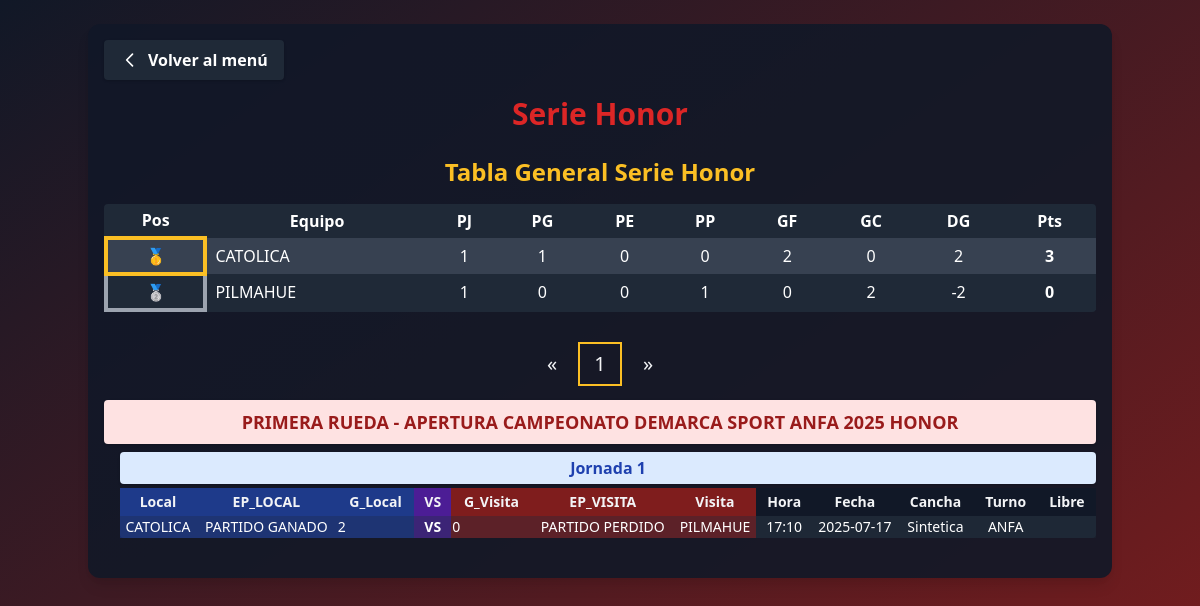
The page /serie_honor/ on the database its author committed.
### app_main/models.py (models this page shows, shortened)
class Clubes(models.Model):
    club = models.CharField(max_length=100, unique=True)
    super_seniors = models.BooleanField(default=False)
    seniors = models.BooleanField(default=False)
    honor = models.BooleanField(default=False)
    segunda_honor = models.BooleanField(default=False)
    juveniles = models.BooleanField(default=False)
    primera_infantil = models.BooleanField(default=False)
    segunda_infantil = models.BooleanField(default=False)
    tercera_infantil = models.BooleanField(default=False)
    femenino = models.BooleanField(default=False)
    def __str__(self):
        return self.club

class Fase(models.Model):
    nombre = models.CharField(max_length=100, unique=True)

class Jornada(models.Model):
    fase = models.ForeignKey(Fase, on_delete=models.CASCADE, related_name='jornadas')
    nombre = models.CharField(max_length=100)

class SerieHonor(models.Model):
    ESTADO_PARTIDO_CHOICES = [
        ('PARTIDO GANADO', 'PARTIDO GANADO'),
        ('PARTIDO EMPATADO', 'PARTIDO EMPATADO'),
        ('PARTIDO PERDIDO', 'PARTIDO PERDIDO'),
    ]
    jornada = models.ForeignKey(Jornada, on_delete=models.CASCADE, related_name='partidos')
    equipo_local = models.ForeignKey('Clubes', on_delete=models.CASCADE, related_name='partidos_local')
    estado_partido_local = models.CharField(max_length=50, choices=ESTADO_PARTIDO_CHOICES)
    goles_local = models.PositiveSmallIntegerField()
    goles_visita = models.PositiveSmallIntegerField()
    estado_partido_visita = models.CharField(max_length=50, choices=ESTADO_PARTIDO_CHOICES)
    equipo_visita = models.ForeignKey('Clubes', on_delete=models.CASCADE, related_name='partidos_visita')
    horario = models.TimeField(null=True, blank=True)
    fecha = models.DateField(null=True, blank=True)
    cancha = models.CharField(max_length=100, blank=True, default="")
    turno = models.CharField(max_length=50)
    libre = models.CharField(max_length=100, blank=True, default="")

### app_main/views.py (the view, shortened to what this page needs)
# urls.py: path('serie_honor/', views.serie_honor, name='serie_honor'),
def serie_honor(request):
    fases = Fase.objects.filter(nombre__icontains="HONOR").prefetch_related('jornadas__partidos')
    clubes = Clubes.objects.all()
    jornadas = Jornada.objects.all()
    tablero_general = calcular_tablero_general()
    return render(request, 'serie_honor.html', {
        'fases': fases,
        'clubes': clubes,
        'jornadas': jornadas,
        'estado_choices': SerieHonor.ESTADO_PARTIDO_CHOICES,
        'tablero_general': tablero_general,
    })

### app_main/views.py (called while the page is built)
def calcular_tablero_general():
    stats = defaultdict(lambda: {
        'equipo': None, 'PJ': 0, 'PG': 0, 'PE': 0, 'PP': 0, 'GF': 0, 'GC': 0, 'DG': 0, 'Pts': 0
    })
    for tablero in Tablero_SerieHonor.objects.all():
        equipo_id = tablero.equipo.id
        stats[equipo_id]['equipo'] = tablero.equipo
        stats[equipo_id]['PJ'] += tablero.PJ
        stats[equipo_id]['PG'] += tablero.PG
        stats[equipo_id]['PE'] += tablero.PE
        stats[equipo_id]['PP'] += tablero.PP
        stats[equipo_id]['GF'] += tablero.GF
        stats[equipo_id]['GC'] += tablero.GC
        stats[equipo_id]['Pts'] += tablero.Pts
    for equipo_id in stats:
        stats[equipo_id]['DG'] = stats[equipo_id]['GF'] - stats[equipo_id]['GC']
    clasificacion = sorted(
        stats.values(),
        key=lambda x: (x['Pts'], x['DG'], x['GF']),
        reverse=True
    )
    return clasificacion

### app_main/templates/serie_honor.html (shortened to what this page needs)
{% load static %}
<!DOCTYPE html>
<html>
<head>
    <link href="https://cdn.jsdelivr.net/npm/tailwindcss@2.2.19/dist/tailwind.min.css" rel="stylesheet"/>
</head>
<body class="bg-gradient-to-br from-gray-900 to-red-900 min-h-screen text-gray-100">
    <div class="container mx-auto p-4 bg-gray-900 bg-opacity-90 rounded-xl shadow-lg mt-6">
        <div class="flex items-center mb-4">
            <a href="{% url 'menu' %}" class="bg-gray-800 hover:bg-gray-700 text-white font-bold py-2 px-4 rounded shadow transition flex items-center">
                <svg class="w-5 h-5 mr-2" fill="none" stroke="currentColor" stroke-width="2" viewBox="0 0 24 24">
                    <path stroke-linecap="round" stroke-linejoin="round" d="M15 19l-7-7 7-7" />
                </svg>
                Volver al menú
            </a>
        </div>
        <h1 class="text-3xl font-extrabold text-red-600 mb-6 text-center drop-shadow">Serie Honor</h1>
        <h2 class="text-2xl font-bold text-center text-yellow-400 mb-4">Tabla General Serie Honor</h2>
        <div class="w-full mb-8">
            <div class="overflow-x-auto">
                <table class="min-w-full bg-gray-800 text-white rounded">
                    <thead>
                        <tr>
                            <th class="px-2 py-1">Pos</th>
                            <th class="px-2 py-1">Equipo</th>
                            <th class="px-2 py-1">PJ</th>
                            <th class="px-2 py-1">PG</th>
                            <th class="px-2 py-1">PE</th>
                            <th class="px-2 py-1">PP</th>
                            <th class="px-2 py-1">GF</th>
                            <th class="px-2 py-1">GC</th>
                            <th class="px-2 py-1">DG</th>
                            <th class="px-2 py-1">Pts</th>
                        </tr>
                    </thead>
                    <tbody>
                        {% for row in tablero_general %}
                        <tr class="{% cycle 'bg-gray-700' 'bg-gray-800' %}">
        <td class="px-2 py-1 text-center
            {% if forloop.counter == 1 %} border-4 border-yellow-400 rounded-lg font-bold {% endif %}
            {% if forloop.counter == 2 %} border-4 border-gray-400 rounded-lg font-bold {% endif %}
        ">
            {% if forloop.counter == 1 %}
                🥇
            {% elif forloop.counter == 2 %}
                🥈
            {% elif forloop.counter == 3 %}
                🥉
            {% else %}
                {{ forloop.counter }}
            {% endif %}
        </td>
        <td class="px-2 py-1">{{ row.equipo }}</td>
        <td class="px-2 py-1 text-center">{{ row.PJ }}</td>
        <td class="px-2 py-1 text-center">{{ row.PG }}</td>
        <td class="px-2 py-1 text-center">{{ row.PE }}</td>
        <td class="px-2 py-1 text-center">{{ row.PP }}</td>
        <td class="px-2 py-1 text-center">{{ row.GF }}</td>
        <td class="px-2 py-1 text-center">{{ row.GC }}</td>
        <td class="px-2 py-1 text-center">{{ row.DG }}</td>
        <td class="px-2 py-1 text-center font-bold">{{ row.Pts }}</td>
    </tr>
    {% endfor %}
</tbody>
                </table>
            </div>
        </div>
        {% if fases %}
        <div class="flex justify-center mb-4">
            <button type="button" id="fase-prev-btn" class="fase-pagination-btn" aria-label="Anterior">&laquo;</button>
            {% for fase in fases %}
                <button type="button" class="fase-pagination-btn" data-fase-index="{{ forloop.counter0 }}">{{ forloop.counter }}</button>
            {% endfor %}
            <button type="button" id="fase-next-btn" class="fase-pagination-btn" aria-label="Siguiente">&raquo;</button>
        </div>
        {% endif %}
        <div id="fases-container">
        {% for fase in fases %}
            <div class="fase-page{% if forloop.first %} active{% endif %}" data-fase-index="{{ forloop.counter0 }}">
                <div class="bg-red-100 text-red-800 font-bold rounded px-4 py-2 flex flex-col items-center justify-center mb-2 shadow">
                    <span class="text-lg text-center w-full">{{ fase.nombre }}</span>
                </div>
                <div class="ml-4 mb-6">
                    {% for jornada in fase.jornadas.all %}
                        <div class="bg-blue-100 text-blue-800 font-semibold rounded px-3 py-1 flex flex-col items-center justify-center mb-1 shadow">
                            <span class="text-base text-center w-full">{{ jornada.nombre }}</span>
                        </div>
                        <form method="post" class="mb-4">
                            <div class="overflow-x-auto">
                            <table class="min-w-full text-xs md:text-sm bg-gray-800 rounded shadow">
                                <thead>
                                    <tr>
                                        <th class="px-2 py-1 bg-blue-900">Local</th>
                                        <th class="px-2 py-1 bg-blue-900">EP_LOCAL</th>
                                        <th class="px-2 py-1 bg-blue-900">G_Local</th>
                                        <th class="px-2 py-1 bg-purple-900">VS</th>
                                        <th class="px-2 py-1 bg-red-900">G_Visita</th>
                                        <th class="px-2 py-1 bg-red-900">EP_VISITA</th>
                                        <th class="px-2 py-1 bg-red-900">Visita</th>
                                        <th class="px-2 py-1 bg-gray-900">Hora</th>
                                        <th class="px-2 py-1 bg-gray-900">Fecha</th>
                                        <th class="px-2 py-1 bg-gray-900">Cancha</th>
                                        <th class="px-2 py-1 bg-gray-900">Turno</th>
                                        <th class="px-2 py-1 bg-gray-900">Libre</th>
                                    </tr>
                                </thead>
                                <tbody>
                                    {% for sh in jornada.partidos.all %}
                                    <tr id="jornada-{{ jornada.id }}-partido-{{ sh.id }}">
                                        <td class="text-center text-white bg-blue-800 bg-opacity-50">{{ sh.equipo_local.club }}</td>
                                        <td class="text-center text-white bg-blue-800 bg-opacity-50">{{ sh.estado_partido_local }}</td>
                                        <td class="bg-blue-800 bg-opacity-50">
                                            {% if user.is_authenticated %}
                                            <input type="number" name="goles_local_{{ sh.id }}" value="{{ sh.goles_local }}" min="0" class="bg-gray-900 text-white rounded w-16 px-1">
                                            {% else %}
                                            <span class="text-center text-white">{{ sh.goles_local }}</span>
                                            {% endif %}
                                        </td>
                                        <td class="text-center text-white bg-purple-800 bg-opacity-50 font-bold">VS</td>
                                        <td class="bg-red-800 bg-opacity-50">
                                            {% if user.is_authenticated %}
                                            <input type="number" name="goles_visita_{{ sh.id }}" value="{{ sh.goles_visita }}" min="0" class="bg-gray-900 text-white rounded w-16 px-1">
                                            {% else %}
                                            <span class="text-center text-white">{{ sh.goles_visita }}</span>
                                            {% endif %}
                                        </td>
                                        <td class="text-center text-white bg-red-800 bg-opacity-50">{{ sh.estado_partido_visita }}</td>
                                        <td class="text-center text-white bg-red-800 bg-opacity-50">{{ sh.equipo_visita.club }}</td>
                                        <td class="text-center text-white bg-gray-800 bg-opacity-50">{{ sh.horario }}</td>
                                        <td class="text-center text-white bg-gray-800 bg-opacity-50">{{ sh.fecha|date:'Y-m-d' }}</td>
                                        <td class="text-center text-white bg-gray-800 bg-opacity-50">{{ sh.cancha }}</td>
                                        <td class="text-center text-white bg-gray-800 bg-opacity-50">{{ sh.turno }}</td>
                                        <td class="text-center text-white bg-gray-800 bg-opacity-50">{{ sh.libre }}</td>
                                    </tr>
                                    {% empty %}
                                    <tr><td colspan="{% if user.is_authenticated %}13{% else %}12{% endif %}" class="text-center text-gray-400">No hay partidos en esta jornada.</td></tr>
                                    {% endfor %}
                                </tbody>
                            </table>
                            </div>
                        </form>
                    {% empty %}
                        <div class="text-gray-400 mb-4 text-center">No hay jornadas en esta fase.</div>
                    {% endfor %}
                </div>
            </div>
        {% empty %}
            <div class="text-gray-400 text-center">No hay fases creadas.</div>
        {% endfor %}
        </div>
    </div>
</body>
</html>

### app_main/templates/serie_honor.html (style rules this page uses)
.fase-page { display: none; }
.fase-page.active { display: block; }
.fase-pagination-btn { @apply bg-red-600 hover:bg-red-700 text-white font-bold rounded-lg shadow transition; width: 2.5rem; height: 2.5rem; min-width: 2.5rem; min-height: 2.5rem; display: flex; align-items: center; justify-content: center; margin: 0 0.25rem; font-size: 1.25rem; border: 2px solid transparent; box-sizing: border-box; }
.fase-pagination-btn.active { @apply bg-yellow-400 text-red-900 border-yellow-500; border-width: 2px; box-shadow: 0 0 0 2px #fbbf24; }

### rows shown on the page
Clubes: equipo "CATOLICA", PJ "1", PG "1", PE "0", PP "0", GF "2", GC "0", DG "2", Pts "3"
Clubes: equipo "PILMAHUE", PJ "1", PG "0", PE "0", PP "1", GF "0", GC "2", DG "-2", Pts "0"
Fase: nombre "PRIMERA RUEDA - APERTURA CAMPEONATO DEMARCA SPORT ANFA 2025 HONOR"
Jornada: nombre "Jornada 1"
SerieHonor: equipo_local.club "CATOLICA", estado_partido_local "PARTIDO GANADO", goles_local "2", goles_visita "0", estado_partido_visita "PARTIDO PERDIDO", equipo_visita.club "PILMAHUE", horario "17:10", fecha "2025-07-17", cancha "Sintetica", turno "ANFA"
